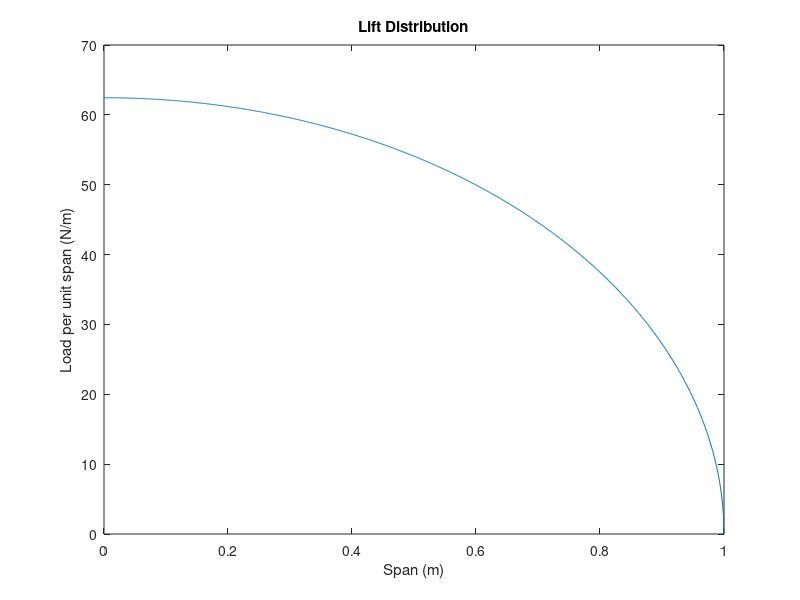
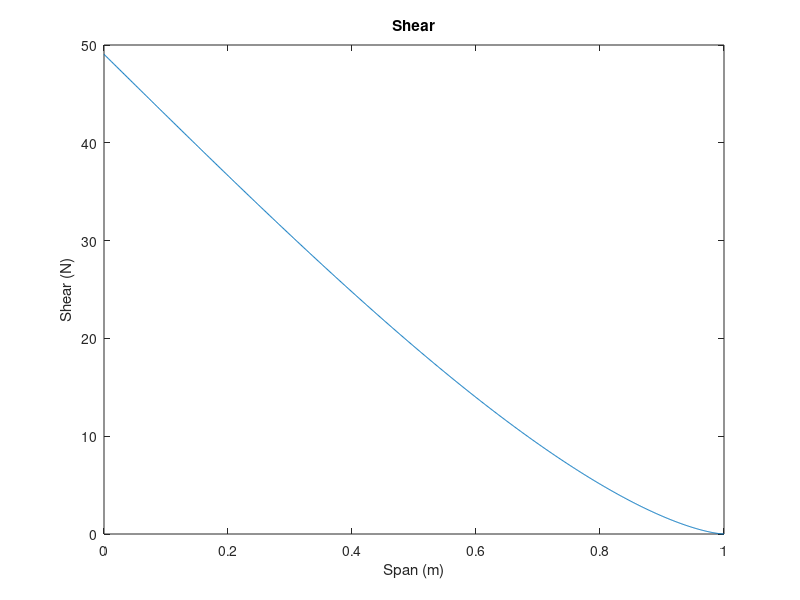
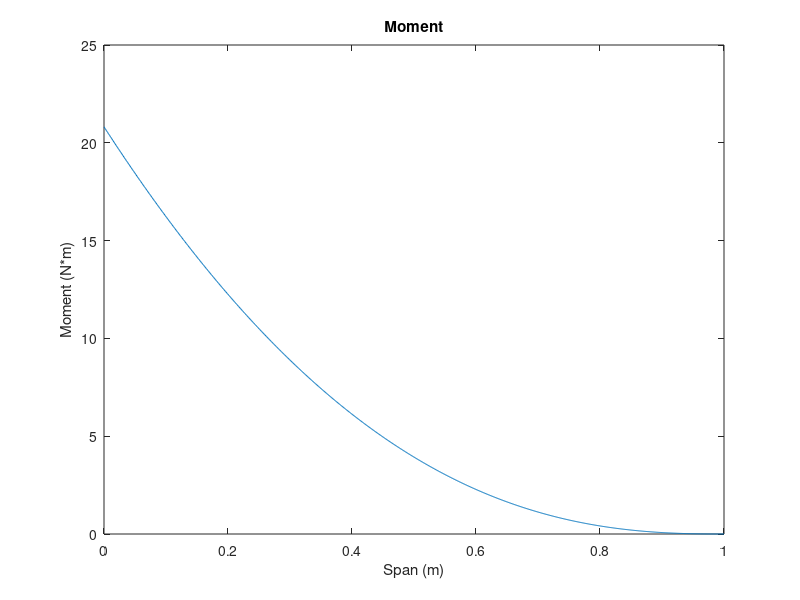

Write MATLAB code to recreate these figures, in order.
W_L = 5;
weight = 10;
b = 2;
v_air = 20;

%% start of function
S_ref = weight./W_L;
c = S_ref./b;

%assume elliptical lift distribution
l_0 = (4*weight*9.81)/(pi*b); %make sure load in newtons
lift = @(x) l_0.*sqrt(1-(x./(b/2)).^2);

x = 0:0.001:b/2;
y = lift(x);
y_flip = flip(y); %cumtrapz integrates in wrong direction

shear = cumtrapz(x,y_flip); %shear is integral load distribution
moment = cumtrapz(x,shear); %moment is integral shear

%orient shear and moment in right directions
shear = flip(shear);
moment = flip(moment);

%plots - helpful for double checking
figure; plot(x,y); title('Lift Distribution'); 
xlabel('Span (m)'); ylabel('Load per unit span (N/m)');
figure; plot(x,shear); title('Shear');
xlabel('Span (m)'); ylabel('Shear (N)');
figure; plot(x,moment); title('Moment')
xlabel('Span (m)'); ylabel('Moment (N*m)');

%find max_stress
t_c = 0.08; %thickness to chord ratio of airfoil
r_spar = t_c*c/2; %assume spar is maximum thickness of airfoil 
I_c = pi/4*r_spar^4;   %2nd moment of inertia
stress = max(moment)*r_spar/I_c;

%find deflection
E = 228*10^9; %modulus of carbon fiber - 228 GPa

d2v_dx2 = moment/(E*I_c);
rotation = cumtrapz(x,d2v_dx2);
deflection = cumtrapz(x,rotation);

deflection_span = deflection(end)/b; %deflection to span ratio




